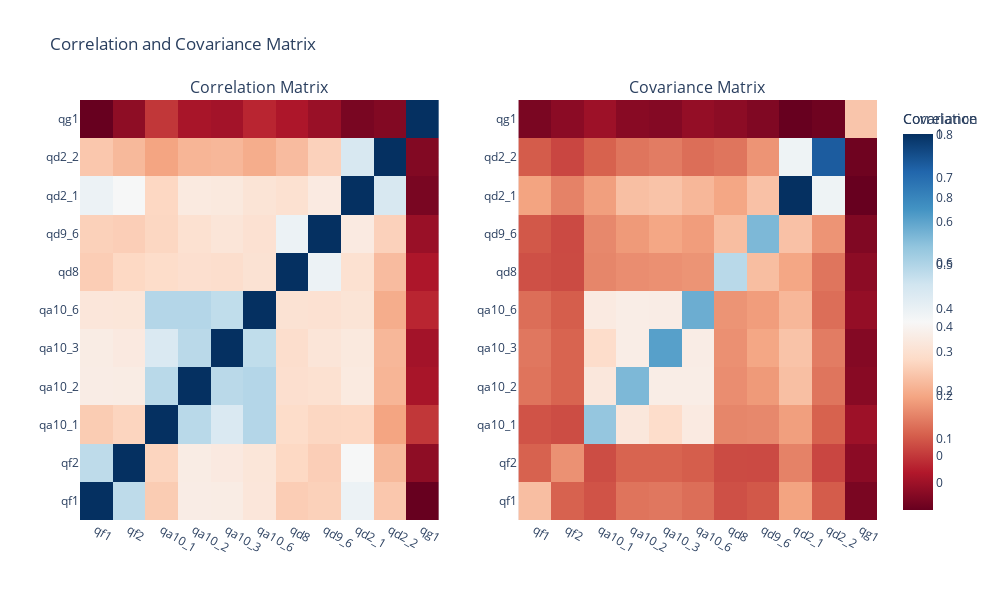

Source (notebook cell):
### Code cell
import plotly.graph_objs as go
from plotly.subplots import make_subplots

# Create trace for correlation matrix
trace1 = go.Heatmap(z=data_selection.corr(), x=data_selection.columns, y=data_selection.columns, colorscale='RdBu', colorbar=dict(title='Correlation'))

# Create trace for covariance matrix
trace2 = go.Heatmap(z=data_selection.cov(), x=data_selection.columns, y=data_selection.columns, colorscale='RdBu', colorbar=dict(title='Covariance'))

# Create subplot figure
fig = make_subplots(rows=1, cols=2, subplot_titles=('Correlation Matrix', 'Covariance Matrix'))

# Add traces to subplot figure
fig.add_trace(trace1, row=1, col=1)
fig.add_trace(trace2, row=1, col=2)

# Update subplot layout
fig.update_layout(height=600, width=1000, title_text='Correlation and Covariance Matrix')

# Show plot
fig.show()

### Figure 1 — Plotly figure (JSON) as saved in the notebook; plotly's stock layout.template omitted (floating-point values rounded to 4 significant figures)
{"data": [{"colorbar": {"title": {"text": "Correlation"}}, "colorscale": [[0, "rgb(103,0,31)"], [0.1, "rgb(178,24,43)"], [0.2, "rgb(214,96,77)"], [0.3, "rgb(244,165,130)"], [0.4, "rgb(253,219,199)"], [0.5, "rgb(247,247,247)"], [0.6, "rgb(209,229,240)"], [0.7, "rgb(146,197,222)"], [0.8, "rgb(67,147,195)"], [0.9, "rgb(33,102,172)"], [1, "rgb(5,48,97)"]], "type": "heatmap", "x": ["qf1", "qf2", "qa10_1", "qa10_2", "qa10_3", "qa10_6", "qd8", "qd9_6", "qd2_1", "qd2_2", "qg1"], "xaxis": "x", "y": ["qf1", "qf2", "qa10_1", "qa10_2", "qa10_3", "qa10_6", "qd8", "qd9_6", "qd2_1", "qd2_2", "qg1"], "yaxis": "y", "z": [[1, 0.568, 0.2649, 0.3705, 0.3688, 0.3448, 0.268, 0.2754, 0.449, 0.2542, -0.1699], [0.568, 1, 0.285, 0.3692, 0.3585, 0.3421, 0.2937, 0.2705, 0.4171, 0.224, -0.1089], [0.2649, 0.285, 1, 0.5761, 0.5047, 0.5852, 0.3065, 0.2897, 0.2918, 0.1806, -0.003161], [0.3705, 0.3692, 0.5761, 1, 0.5746, 0.5854, 0.3167, 0.3229, 0.3592, 0.2158, -0.06898], [0.3688, 0.3585, 0.5047, 0.5746, 1, 0.563, 0.3123, 0.3405, 0.3548, 0.2205, -0.07634], [0.3448, 0.3421, 0.5852, 0.5854, 0.563, 1, 0.3274, 0.3237, 0.3341, 0.1982, -0.03105], [0.268, 0.2937, 0.3065, 0.3167, 0.3123, 0.3274, 1, 0.4494, 0.3229, 0.2295, -0.06082], [0.2754, 0.2705, 0.2897, 0.3229, 0.3405, 0.3237, 0.4494, 1, 0.3616, 0.2771, -0.09196], [0.449, 0.4171, 0.2918, 0.3592, 0.3548, 0.3341, 0.3229, 0.3616, 1, 0.5119, -0.1424], [0.2542, 0.224, 0.1806, 0.2158, 0.2205, 0.1982, 0.2295, 0.2771, 0.5119, 1, -0.1277], [-0.1699, -0.1089, -0.003161, -0.06898, -0.07634, -0.03105, -0.06082, -0.09196, -0.1424, -0.1277, 1]]}, {"colorbar": {"title": {"text": "Covariance"}}, "colorscale": [[0, "rgb(103,0,31)"], [0.1, "rgb(178,24,43)"], [0.2, "rgb(214,96,77)"], [0.3, "rgb(244,165,130)"], [0.4, "rgb(253,219,199)"], [0.5, "rgb(247,247,247)"], [0.6, "rgb(209,229,240)"], [0.7, "rgb(146,197,222)"], [0.8, "rgb(67,147,195)"], [0.9, "rgb(33,102,172)"], [1, "rgb(5,48,97)"]], "type": "heatmap", "x": ["qf1", "qf2", "qa10_1", "qa10_2", "qa10_3", "qa10_6", "qd8", "qd9_6", "qd2_1", "qd2_2", "qg1"], "xaxis": "x2", "y": ["qf1", "qf2", "qa10_1", "qa10_2", "qa10_3", "qa10_6", "qd8", "qd9_6", "qd2_1", "qd2_2", "qg1"], "yaxis": "y2", "z": [[0.2368, 0.1126, 0.09402, 0.1344, 0.1389, 0.1272, 0.0907, 0.1002, 0.1943, 0.1051, -0.04113], [0.1126, 0.1712, 0.08618, 0.1141, 0.115, 0.1076, 0.08436, 0.08371, 0.1525, 0.0782, -0.02235], [0.09402, 0.08618, 0.5386, 0.3199, 0.2898, 0.3301, 0.1569, 0.1598, 0.1888, 0.1117, -0.001152], [0.1344, 0.1141, 0.3199, 0.5648, 0.3385, 0.3381, 0.1662, 0.1821, 0.2378, 0.1365, -0.02573], [0.1389, 0.115, 0.2898, 0.3385, 0.6067, 0.3362, 0.1696, 0.1994, 0.2443, 0.1448, -0.02951], [0.1272, 0.1076, 0.3301, 0.3381, 0.3362, 0.5841, 0.1744, 0.1861, 0.2251, 0.1275, -0.01177], [0.0907, 0.08436, 0.1569, 0.1662, 0.1696, 0.1744, 0.4883, 0.2355, 0.1999, 0.1355, -0.0211], [0.1002, 0.08371, 0.1598, 0.1821, 0.1994, 0.1861, 0.2355, 0.565, 0.2409, 0.1753, -0.03433], [0.1943, 0.1525, 0.1888, 0.2378, 0.2443, 0.2251, 0.1999, 0.2409, 0.8018, 0.3907, -0.06344], [0.1051, 0.0782, 0.1117, 0.1365, 0.1448, 0.1275, 0.1355, 0.1753, 0.3907, 0.7307, -0.05431], [-0.04113, -0.02235, -0.001152, -0.02573, -0.02951, -0.01177, -0.0211, -0.03433, -0.06344, -0.05431, 0.2479]]}], "layout": {"annotations": [{"font": {"size": 16}, "showarrow": false, "text": "Correlation Matrix", "x": 0.225, "xanchor": "center", "xref": "paper", "y": 1, "yanchor": "bottom", "yref": "paper"}, {"font": {"size": 16}, "showarrow": false, "text": "Covariance Matrix", "x": 0.775, "xanchor": "center", "xref": "paper", "y": 1, "yanchor": "bottom", "yref": "paper"}], "height": 600, "title": {"text": "Correlation and Covariance Matrix"}, "width": 1000, "xaxis": {"anchor": "y", "domain": [0, 0.45]}, "xaxis2": {"anchor": "y2", "domain": [0.55, 1]}, "yaxis": {"anchor": "x", "domain": [0, 1]}, "yaxis2": {"anchor": "x2", "domain": [0, 1]}}}
